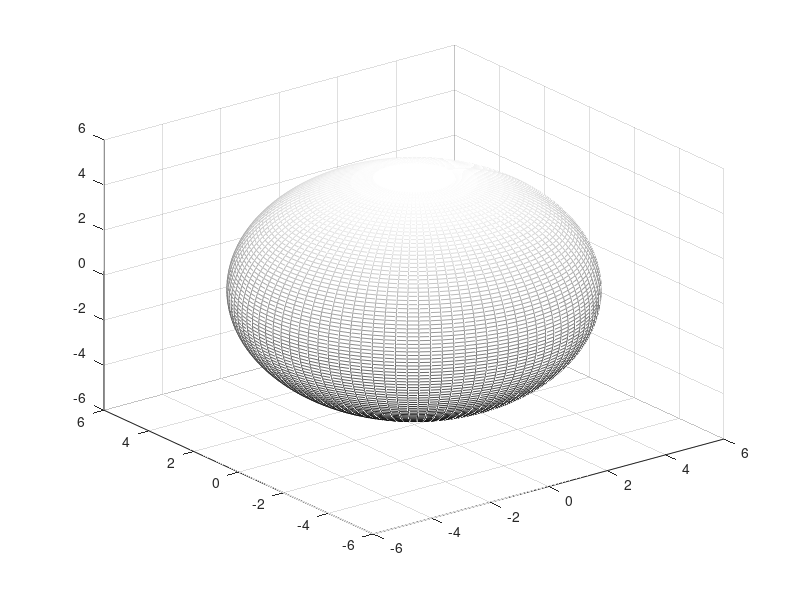

The MATLAB script that drew this image: (Note: this script raises an error after producing the figure.)

clearvars
close all
clc

dbstop if error

cd('C:\Users\akselfe\OneDrive - NTNU\DERS\matlab\LongTermResponse\SDOF_example');

turbint = 'off';

tag = 'ECM';

figdir = strcat(cd,'\figures\',tag);
mkdir(figdir);


%%

Ftarget = 1-1/(100*365*24*6);
beta_target = norminv(Ftarget);

[uu1,uu2,uu3] = sphere(100);
uu1 = uu1*beta_target;
uu2 = uu2*beta_target;
uu3 = uu3*beta_target;

figure; 
mesh(uu1,uu2,uu3);
colormap(gray);
grid on;
h = gca;
h.LineWidth = 1.5;
h.FontSize = 12;
h.XLabel.String = 'u_{1}';
h.YLabel.String = 'u_{2}';
h.ZLabel.String = 'u_{3}';
h.XLim = [-6 6];
h.YLim = [-6 6];
h.ZLim = [-6 6];
fig = gcf;
width = fig.Position(4);
fig.Position = [fig.Position(1:2) width width];
savefig(strcat(figdir,'\','Usphere.fig'));
saveas(gcf,strcat(figdir,'\','Usphere.emf'));
close(gcf);


%% transform to actual variable space

TTinv = @(u) transform_u_to_x(u);

xcell = arrayfun(@(x,y,z) TTinv([x y z]), uu1, uu2, uu3,'UniformOutput', 0);

xx1 = cell2mat(cellfun(@(x) x(1), xcell,'UniformOutput', 0));
xx2 = cell2mat(cellfun(@(x) x(2), xcell,'UniformOutput', 0));
xx3 = cell2mat(cellfun(@(x) x(3), xcell,'UniformOutput', 0));


figure; 
mesh(xx1,xx2,xx3);
colormap([0  0  0]);
grid on;
h = gca;
h.LineWidth = 1.5;
h.FontSize = 12;
h.XLabel.String = 'U (m/s)';
h.YLabel.String = '\sigma_{u} (m/s)';
h.ZLabel.String = '\sigma_{w} (m/s)';
fig = gcf;
width = fig.Position(4);
fig.Position = [fig.Position(1:2) width width];
savefig(strcat(figdir,'\','ContourSurface3D.fig'));
saveas(gcf,strcat(figdir,'\','ContourSurface3D.emf'));
close(gcf);


%% find the point which gives the maximum RMS response

TT = @(x) transform_x_to_u( x );

% optimization? 
options = optimoptions(@fmincon,...
    'Display','iter','Algorithm','sqp');

obj_fun = @(w) -short_term_response( w(1),w(2),w(3) );

candidates = find(xx1 > 20 & xx1 < 25 & xx2 > 3 & xx3 > 1 );
w0 = [xx1(candidates(1)) xx2(candidates(1)) xx3(candidates(1))];

limit_state = @(w) limit_state_ECM(TT(w),beta_target);

problem = createOptimProblem('fmincon','x0',w0,...
    'objective',obj_fun,...
    'nonlcon',limit_state,...
    'options',options);
gs = GlobalSearch;

wopt = run(gs,problem);


%%


figure; 
mesh(xx1,xx2,xx3);
colormap([0  0  0]);
view([0 0 1]);
grid on;
h = gca;
h.LineWidth = 1.5;
h.FontSize = 12;
h.XLabel.String = 'U (m/s)';
h.YLabel.String = '\sigma_{u} (m/s)';
hold on;
hh = plot3(wopt(1),wopt(2),10,'rp'); % z is arbitrary and high - so that the star is in the front 
hh.MarkerSize = 8;
hh.LineWidth = 2;
savefig(strcat(figdir,'\','ContourSurface_projection1.fig'));
saveas(gcf,strcat(figdir,'\','ContourSurface_projection1.emf'));
close(gcf);

figure; 
mesh(xx1,xx2,xx3);
colormap([0  0  0]);
view([0 -1 0]);
grid on;
h = gca;
h.LineWidth = 1.5;
h.FontSize = 12;
h.XLabel.String = 'U (m/s)';
h.ZLabel.String = '\sigma_{w} (m/s)';
hold on;
hh = plot3(wopt(1),-10,wopt(3),'rp'); % z is arbitrary and high - so that the star is in the front 
hh.MarkerSize = 8;
hh.LineWidth = 2;
savefig(strcat(figdir,'\','ContourSurface_projection2.fig'));
saveas(gcf,strcat(figdir,'\','ContourSurface_projection2.emf'));
close(gcf);


%% extreme response

[ std,stddot ] = short_term_response( wopt(1),wopt(2),wopt(3) );


Tshort = 600;
[ x_05 ] = short_term_extreme_inv( std,stddot,Tshort,0.5 );

[ x_09 ] = short_term_extreme_inv( std,stddot,Tshort,0.9 );

















































